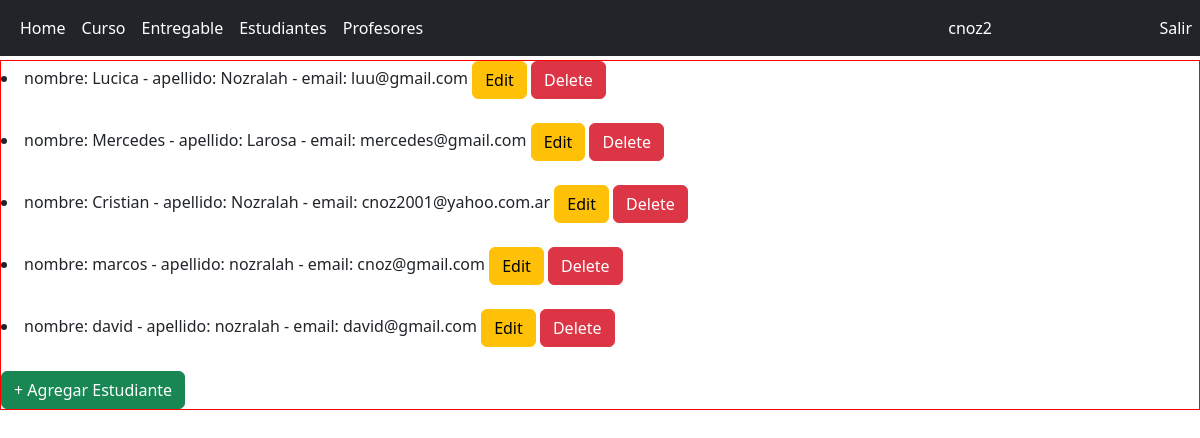
The page /appcoder/read_estudiantes/ (signed in) on the database as committed earlier.
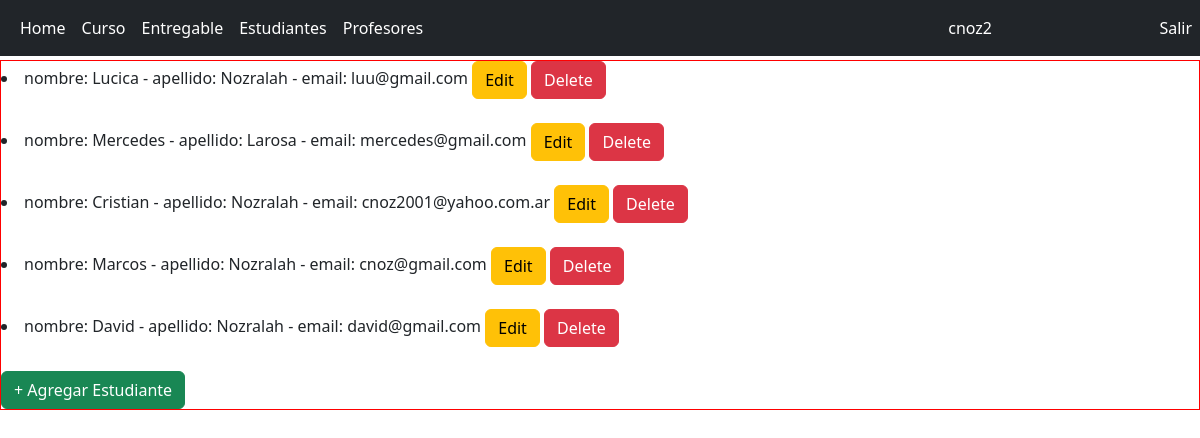
The same page on the database as committed later.
### appcoder/models.py (models this page shows)
class Estudiante(models.Model):
    nombre = models.CharField(max_length=30)
    apellido = models.CharField(max_length=30)
    email = models.EmailField()
    def __str__(self):
        return f'nombre: {self.nombre} - apellido: {self.apellido} - email: {self.email}'

### appcoder/views.py (the view)
# urls.py: path('read_estudiantes/', read_estudiantes),
@login_required
def read_estudiantes(request=None):
    estudiantes = Estudiante.objects.all() #Trae todo
    return render(request, "estudiantesCRUD/read_estudiantes.html", {"estudiantes": estudiantes})

### appcoder/template/estudiantesCRUD/read_estudiantes.html (shortened to what this page needs)
{% extends "../home.html" %}
{% load static %}
{% block contenido %}
    {% for estudiante in estudiantes %}
        <li>
            {{ estudiante }}
            <a href="/appcoder/update_estudiantes/{{estudiante.id}}" class="btn btn-warning">Edit</a>
            <a href="/appcoder/delete_estudiantes/{{estudiante.id}}" class="btn btn-danger">Delete</a>
        </li>
        <br>
    {% endfor %}
    <a class="btn btn-success" href="/appcoder/create_estudiantes">+ Agregar Estudiante</a>
{% endblock %}

### appcoder/template/home.html (shortened to what this page needs)
<!DOCTYPE html>
<html lang="en">
<head>
    {% load static %}
    <link rel="stylesheet" href="{%static 'css/myestilo.css'%}">
    <link rel="stylesheet" href="{%static 'css/bootstrap.min.css'%}">
</head>
<body>
    <nav class="navbar navbar-expand-md navbar-dark fixed-top bg-dark">
        <div class="container-fluid">
            <div class="collapse navbar-collapse" id="navbarCollapse">
                <ul class="navbar-nav me-auto mb-2 mb-md-0">
                    <li class="nav-item">
                        <a class="nav-link active" aria-current="page" href="/appcoder">Home</a>
                    </li>
                    <li class="nav-item">
                        <a class="nav-link active" aria-current="page" href="/appcoder/curso">Curso</a>
                    </li>
                    <li class="nav-item">
                        <a class="nav-link active" aria-current="page" href="/appcoder/entregables">Entregable</a>
                    </li>
                    <li class="nav-item">
                        <a class="nav-link active" aria-current="page" href="/appcoder/read_estudiantes">Estudiantes</a>
                    </li>
                    <li class="nav-item">
                        <a class="nav-link active" aria-current="page" href="/appcoder/profesores">Profesores</a>
                    </li>
                    <li class="nav-item" style="position: absolute; right: 200px">
                        <a class="nav-link active" aria-current="page" href="/appcoder/perfil/">{{ user.username }}</a>
                    </li>
                    <li class="nav-item" style="position: absolute; right: 0px">
                        <a class="nav-link active" aria-current="page" href="/appcoder/logout/">Salir</a>
                    </li>
                </ul>
            </div>
        </div>
    </nav>
    <div class="contenido1">
        {% block contenido %}{% endblock %}
    </div>
</body>
</html>

### appcoder/static/css/myestilo.css (style rules this page uses)
.contenido1 { position: relative; top: 60px; border: 1px solid red; }

Rows that differ between the two databases and show on the page:
changed Estudiante: nombre+apellido+email "nombre: marcos - apellido: nozralah - email: cnoz@gmail.com" → "nombre: Marcos - apellido: Nozralah - email: cnoz@gmail.com"
changed Estudiante: nombre+apellido+email "nombre: david - apellido: nozralah - email: david@gmail.com" → "nombre: David - apellido: Nozralah - email: david@gmail.com"
